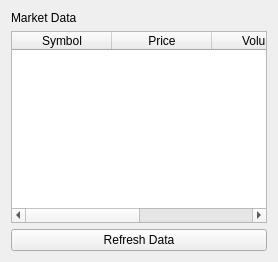
<?xml version="1.0" encoding="UTF-8"?>
<ui version="4.0">
 <class>MarketDataWidget</class>
 <widget class="QWidget" name="MarketDataWidget">
  <layout class="QVBoxLayout" name="verticalLayout">
   <item>
    <widget class="QLabel" name="labelMarketData">
     <property name="text">
      <string>Market Data</string>
     </property>
    </widget>
   </item>
   <item>
    <widget class="QTableWidget" name="tableMarketData">
     <column>
      <property name="text">
       <string>Symbol</string>
      </property>
     </column>
     <column>
      <property name="text">
       <string>Price</string>
      </property>
     </column>
     <column>
      <property name="text">
       <string>Volume</string>
      </property>
     </column>
     <column>
      <property name="text">
       <string>Timestamp</string>
      </property>
     </column>
    </widget>
   </item>
   <item>
    <widget class="QPushButton" name="buttonRefresh">
     <property name="text">
      <string>Refresh Data</string>
     </property>
    </widget>
   </item>
  </layout>
 </widget>
 <resources/>
 <connections/>
</ui>
